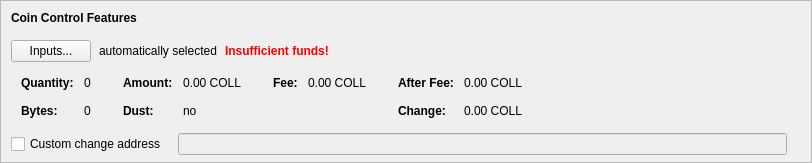
    <widget class="QFrame" name="frameCoinControl">
     <property name="sizePolicy">
      <sizepolicy hsizetype="Expanding" vsizetype="Expanding">
       <horstretch>0</horstretch>
       <verstretch>0</verstretch>
      </sizepolicy>
     </property>
     <property name="maximumSize">
      <size>
       <width>16777215</width>
       <height>16777215</height>
      </size>
     </property>
     <property name="frameShape">
      <enum>QFrame::StyledPanel</enum>
     </property>
     <property name="frameShadow">
      <enum>QFrame::Sunken</enum>
     </property>
     <layout class="QVBoxLayout" name="verticalLayoutCoinControl2">
      <property name="spacing">
       <number>0</number>
      </property>
      <property name="leftMargin">
       <number>0</number>
      </property>
      <property name="topMargin">
       <number>0</number>
      </property>
      <property name="rightMargin">
       <number>0</number>
      </property>
      <property name="bottomMargin">
       <number>6</number>
      </property>
      <item>
       <layout class="QVBoxLayout" name="verticalLayoutCoinControl" stretch="0,0,0,0,1">
        <property name="spacing">
         <number>0</number>
        </property>
        <property name="leftMargin">
         <number>10</number>
        </property>
        <property name="topMargin">
         <number>10</number>
        </property>
        <item>
         <layout class="QHBoxLayout" name="horizontalLayoutCoinControl1">
          <property name="bottomMargin">
           <number>15</number>
          </property>
          <item>
           <widget class="QLabel" name="labelCoinControlFeatures">
            <property name="sizePolicy">
             <sizepolicy hsizetype="Preferred" vsizetype="Maximum">
              <horstretch>0</horstretch>
              <verstretch>0</verstretch>
             </sizepolicy>
            </property>
            <property name="font">
             <font>
              <weight>75</weight>
              <bold>true</bold>
             </font>
            </property>
            <property name="styleSheet">
             <string notr="true">font-weight:bold;</string>
            </property>
            <property name="text">
             <string>Coin Control Features</string>
            </property>
           </widget>
          </item>
         </layout>
        </item>
        <item>
         <layout class="QHBoxLayout" name="horizontalLayoutCoinControl2" stretch="0,0,0,0">
          <property name="spacing">
           <number>8</number>
          </property>
          <property name="bottomMargin">
           <number>10</number>
          </property>
          <item>
           <widget class="QPushButton" name="pushButtonCoinControl">
            <property name="styleSheet">
             <string notr="true"/>
            </property>
            <property name="text">
             <string>Inputs...</string>
            </property>
            <property name="autoDefault">
             <bool>false</bool>
            </property>
           </widget>
          </item>
          <item>
           <widget class="QLabel" name="labelCoinControlAutomaticallySelected">
            <property name="text">
             <string>automatically selected</string>
            </property>
            <property name="margin">
             <number>5</number>
            </property>
           </widget>
          </item>
          <item>
           <widget class="QLabel" name="labelCoinControlInsuffFunds">
            <property name="font">
             <font>
              <weight>75</weight>
              <bold>true</bold>
             </font>
            </property>
            <property name="styleSheet">
             <string notr="true">color:red;font-weight:bold;</string>
            </property>
            <property name="text">
             <string>Insufficient funds!</string>
            </property>
            <property name="margin">
             <number>5</number>
            </property>
           </widget>
          </item>
          <item>
           <spacer name="horizontalSpacerCoinControl">
            <property name="orientation">
             <enum>Qt::Horizontal</enum>
            </property>
            <property name="sizeHint" stdset="0">
             <size>
              <width>40</width>
              <height>1</height>
             </size>
            </property>
           </spacer>
          </item>
         </layout>
        </item>
        <item>
         <widget class="QWidget" name="widgetCoinControl" native="true">
          <property name="sizePolicy">
           <sizepolicy hsizetype="Preferred" vsizetype="Preferred">
            <horstretch>0</horstretch>
            <verstretch>0</verstretch>
           </sizepolicy>
          </property>
          <property name="minimumSize">
           <size>
            <width>0</width>
            <height>0</height>
           </size>
          </property>
          <property name="styleSheet">
           <string notr="true"/>
          </property>
          <layout class="QHBoxLayout" name="horizontalLayoutCoinControl5">
           <property name="leftMargin">
            <number>0</number>
           </property>
           <property name="topMargin">
            <number>0</number>
           </property>
           <property name="rightMargin">
            <number>0</number>
           </property>
           <property name="bottomMargin">
            <number>0</number>
           </property>
           <item>
            <layout class="QHBoxLayout" name="horizontalLayoutCoinControl3" stretch="0,0,0,1">
             <property name="spacing">
              <number>20</number>
             </property>
             <property name="topMargin">
              <number>0</number>
             </property>
             <property name="bottomMargin">
              <number>10</number>
             </property>
             <item>
              <layout class="QFormLayout" name="formLayoutCoinControl1">
               <property name="horizontalSpacing">
                <number>10</number>
               </property>
               <property name="verticalSpacing">
                <number>14</number>
               </property>
               <property name="leftMargin">
                <number>10</number>
               </property>
               <property name="topMargin">
                <number>4</number>
               </property>
               <property name="rightMargin">
                <number>6</number>
               </property>
               <item row="0" column="0">
                <widget class="QLabel" name="labelCoinControlQuantityText">
                 <property name="font">
                  <font>
                   <weight>75</weight>
                   <bold>true</bold>
                  </font>
                 </property>
                 <property name="text">
                  <string>Quantity:</string>
                 </property>
                 <property name="margin">
                  <number>0</number>
                 </property>
                </widget>
               </item>
               <item row="0" column="1">
                <widget class="QLabel" name="labelCoinControlQuantity">
                 <property name="cursor">
                  <cursorShape>IBeamCursor</cursorShape>
                 </property>
                 <property name="contextMenuPolicy">
                  <enum>Qt::ActionsContextMenu</enum>
                 </property>
                 <property name="text">
                  <string notr="true">0</string>
                 </property>
                 <property name="margin">
                  <number>0</number>
                 </property>
                 <property name="textInteractionFlags">
                  <set>Qt::LinksAccessibleByMouse|Qt::TextSelectableByKeyboard|Qt::TextSelectableByMouse</set>
                 </property>
                </widget>
               </item>
               <item row="1" column="0">
                <widget class="QLabel" name="labelCoinControlBytesText">
                 <property name="font">
                  <font>
                   <weight>75</weight>
                   <bold>true</bold>
                  </font>
                 </property>
                 <property name="text">
                  <string>Bytes:</string>
                 </property>
                </widget>
               </item>
               <item row="1" column="1">
                <widget class="QLabel" name="labelCoinControlBytes">
                 <property name="cursor">
                  <cursorShape>IBeamCursor</cursorShape>
                 </property>
                 <property name="contextMenuPolicy">
                  <enum>Qt::ActionsContextMenu</enum>
                 </property>
                 <property name="text">
                  <string notr="true">0</string>
                 </property>
                 <property name="textInteractionFlags">
                  <set>Qt::LinksAccessibleByMouse|Qt::TextSelectableByKeyboard|Qt::TextSelectableByMouse</set>
                 </property>
                </widget>
               </item>
              </layout>
             </item>
             <item>
              <layout class="QFormLayout" name="formLayoutCoinControl2">
               <property name="horizontalSpacing">
                <number>10</number>
               </property>
               <property name="verticalSpacing">
                <number>14</number>
               </property>
               <property name="leftMargin">
                <number>6</number>
               </property>
               <property name="topMargin">
                <number>4</number>
               </property>
               <property name="rightMargin">
                <number>6</number>
               </property>
               <item row="0" column="0">
                <widget class="QLabel" name="labelCoinControlAmountText">
                 <property name="font">
                  <font>
                   <weight>75</weight>
                   <bold>true</bold>
                  </font>
                 </property>
                 <property name="text">
                  <string>Amount:</string>
                 </property>
                 <property name="margin">
                  <number>0</number>
                 </property>
                </widget>
               </item>
               <item row="0" column="1">
                <widget class="QLabel" name="labelCoinControlAmount">
                 <property name="cursor">
                  <cursorShape>IBeamCursor</cursorShape>
                 </property>
                 <property name="contextMenuPolicy">
                  <enum>Qt::ActionsContextMenu</enum>
                 </property>
                 <property name="text">
                  <string notr="true">0.00 COLL</string>
                 </property>
                 <property name="textInteractionFlags">
                  <set>Qt::LinksAccessibleByMouse|Qt::TextSelectableByKeyboard|Qt::TextSelectableByMouse</set>
                 </property>
                </widget>
               </item>
               <item row="1" column="0">
                <widget class="QLabel" name="labelCoinControlLowOutputText">
                 <property name="font">
                  <font>
                   <weight>75</weight>
                   <bold>true</bold>
                  </font>
                 </property>
                 <property name="text">
                  <string>Dust:</string>
                 </property>
                </widget>
               </item>
               <item row="1" column="1">
                <widget class="QLabel" name="labelCoinControlLowOutput">
                 <property name="cursor">
                  <cursorShape>IBeamCursor</cursorShape>
                 </property>
                 <property name="contextMenuPolicy">
                  <enum>Qt::ActionsContextMenu</enum>
                 </property>
                 <property name="text">
                  <string notr="true">no</string>
                 </property>
                 <property name="textInteractionFlags">
                  <set>Qt::LinksAccessibleByMouse|Qt::TextSelectableByKeyboard|Qt::TextSelectableByMouse</set>
                 </property>
                </widget>
               </item>
              </layout>
             </item>
             <item>
              <layout class="QFormLayout" name="formLayoutCoinControl3">
               <property name="horizontalSpacing">
                <number>10</number>
               </property>
               <property name="verticalSpacing">
                <number>14</number>
               </property>
               <property name="leftMargin">
                <number>6</number>
               </property>
               <property name="topMargin">
                <number>4</number>
               </property>
               <property name="rightMargin">
                <number>6</number>
               </property>
               <item row="0" column="0">
                <widget class="QLabel" name="labelCoinControlFeeText">
                 <property name="font">
                  <font>
                   <weight>75</weight>
                   <bold>true</bold>
                  </font>
                 </property>
                 <property name="text">
                  <string>Fee:</string>
                 </property>
                 <property name="margin">
                  <number>0</number>
                 </property>
                </widget>
               </item>
               <item row="0" column="1">
                <widget class="QLabel" name="labelCoinControlFee">
                 <property name="cursor">
                  <cursorShape>IBeamCursor</cursorShape>
                 </property>
                 <property name="contextMenuPolicy">
                  <enum>Qt::ActionsContextMenu</enum>
                 </property>
                 <property name="text">
                  <string notr="true">0.00 COLL</string>
                 </property>
                 <property name="textInteractionFlags">
                  <set>Qt::LinksAccessibleByMouse|Qt::TextSelectableByKeyboard|Qt::TextSelectableByMouse</set>
                 </property>
                </widget>
               </item>
             </layout>
             </item>
             <item>
              <layout class="QFormLayout" name="formLayoutCoinControl4">
               <property name="horizontalSpacing">
                <number>10</number>
               </property>
               <property name="verticalSpacing">
                <number>14</number>
               </property>
               <property name="leftMargin">
                <number>6</number>
               </property>
               <property name="topMargin">
                <number>4</number>
               </property>
               <property name="rightMargin">
                <number>6</number>
               </property>
               <item row="0" column="0">
                <widget class="QLabel" name="labelCoinControlAfterFeeText">
                 <property name="font">
                  <font>
                   <weight>75</weight>
                   <bold>true</bold>
                  </font>
                 </property>
                 <property name="text">
                  <string>After Fee:</string>
                 </property>
                 <property name="margin">
                  <number>0</number>
                 </property>
                </widget>
               </item>
               <item row="0" column="1">
                <widget class="QLabel" name="labelCoinControlAfterFee">
                 <property name="cursor">
                  <cursorShape>IBeamCursor</cursorShape>
                 </property>
                 <property name="contextMenuPolicy">
                  <enum>Qt::ActionsContextMenu</enum>
                 </property>
                 <property name="text">
                  <string notr="true">0.00 COLL</string>
                 </property>
                 <property name="textInteractionFlags">
                  <set>Qt::LinksAccessibleByMouse|Qt::TextSelectableByKeyboard|Qt::TextSelectableByMouse</set>
                 </property>
                </widget>
               </item>
               <item row="1" column="0">
                <widget class="QLabel" name="labelCoinControlChangeText">
                 <property name="font">
                  <font>
                   <weight>75</weight>
                   <bold>true</bold>
                  </font>
                 </property>
                 <property name="text">
                  <string>Change:</string>
                 </property>
                </widget>
               </item>
               <item row="1" column="1">
                <widget class="QLabel" name="labelCoinControlChange">
                 <property name="cursor">
                  <cursorShape>IBeamCursor</cursorShape>
                 </property>
                 <property name="contextMenuPolicy">
                  <enum>Qt::ActionsContextMenu</enum>
                 </property>
                 <property name="text">
                  <string notr="true">0.00 COLL</string>
                 </property>
                 <property name="textInteractionFlags">
                  <set>Qt::LinksAccessibleByMouse|Qt::TextSelectableByKeyboard|Qt::TextSelectableByMouse</set>
                 </property>
                </widget>
               </item>
              </layout>
             </item>
            </layout>
           </item>
          </layout>
         </widget>
        </item>
        <item>
         <layout class="QHBoxLayout" name="horizontalLayoutCoinControl4" stretch="0,0,0">
          <property name="spacing">
           <number>12</number>
          </property>
          <property name="sizeConstraint">
           <enum>QLayout::SetDefaultConstraint</enum>
          </property>
          <property name="topMargin">
           <number>5</number>
          </property>
          <property name="rightMargin">
           <number>5</number>
          </property>
          <item>
           <widget class="QCheckBox" name="checkBoxCoinControlChange">
            <property name="toolTip">
             <string>If this is activated, but the change address is empty or invalid, change will be sent to a newly generated address.</string>
            </property>
            <property name="text">
             <string>Custom change address</string>
            </property>
           </widget>
          </item>
          <item>
           <widget class="QValidatedLineEdit" name="lineEditCoinControlChange">
            <property name="enabled">
             <bool>false</bool>
            </property>
            <property name="sizePolicy">
             <sizepolicy hsizetype="Expanding" vsizetype="Fixed">
              <horstretch>0</horstretch>
              <verstretch>0</verstretch>
             </sizepolicy>
            </property>
           </widget>
          </item>
          <item>
           <widget class="QLabel" name="labelCoinControlChangeLabel">
            <property name="sizePolicy">
             <sizepolicy hsizetype="Preferred" vsizetype="Expanding">
              <horstretch>0</horstretch>
              <verstretch>0</verstretch>
             </sizepolicy>
            </property>
            <property name="minimumSize">
             <size>
              <width>0</width>
              <height>0</height>
             </size>
            </property>
            <property name="text">
             <string/>
            </property>
            <property name="margin">
             <number>3</number>
            </property>
           </widget>
          </item>
         </layout>
        </item>
        <item>
         <spacer name="verticalSpacerCoinControl">
          <property name="orientation">
           <enum>Qt::Vertical</enum>
          </property>
          <property name="sizeHint" stdset="0">
           <size>
            <width>800</width>
            <height>1</height>
           </size>
          </property>
         </spacer>
        </item>
       </layout>
      </item>
     </layout>
    </widget>
